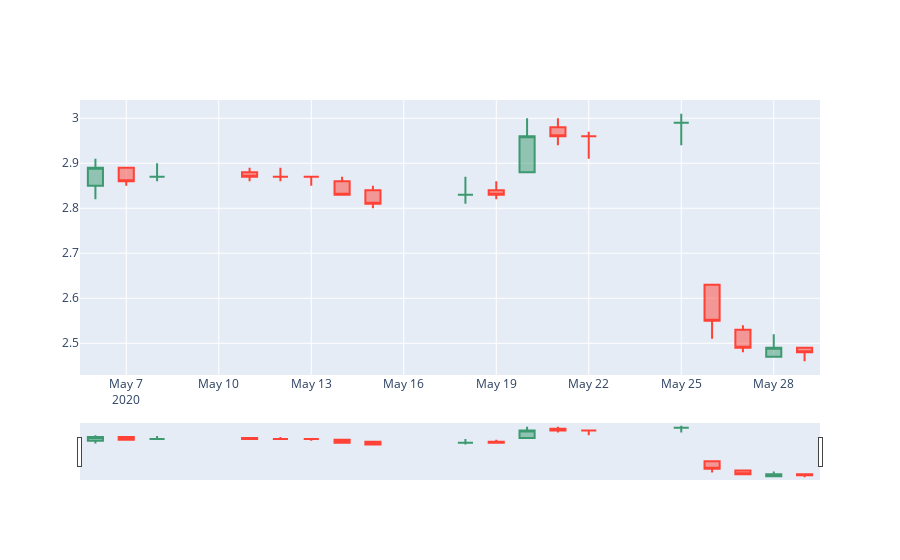

Notebook code cell kept with this figure:
### Markdown cell above
Maybe you think the price is not what it looks like in real world.

Due to the price adjustment, the price will be different from the real trading
data .

### Code cell
import plotly.graph_objects as go

fig = go.Figure(
    data=[
        go.Candlestick(
            x=df.index.get_level_values("datetime"),
            open=df["$open"] / df["$factor"],
            high=df["$high"] / df["$factor"],
            low=df["$low"] / df["$factor"],
            close=df["$close"] / df["$factor"],
        )
    ]
)
fig.show()

### Figure 1 — Plotly figure (JSON) as saved in the notebook; plotly's stock layout.template omitted (floating-point values rounded to 4 significant figures)
{"data": [{"close": [2.89, 2.86, 2.87, 2.87, 2.87, 2.87, 2.83, 2.81, 2.83, 2.83, 2.96, 2.96, 2.96, 2.99, 2.55, 2.49, 2.49, 2.48], "high": [2.91, 2.89, 2.9, 2.89, 2.89, 2.87, 2.87, 2.85, 2.87, 2.86, 3.0, 3.0, 2.97, 3.01, 2.63, 2.54, 2.52, 2.49], "low": [2.82, 2.85, 2.86, 2.86, 2.86, 2.85, 2.83, 2.8, 2.81, 2.82, 2.88, 2.94, 2.91, 2.94, 2.51, 2.48, 2.47, 2.46], "open": [2.85, 2.89, 2.87, 2.88, 2.87, 2.87, 2.86, 2.84, 2.83, 2.84, 2.88, 2.98, 2.96, 2.99, 2.63, 2.53, 2.47, 2.49], "type": "candlestick", "x": ["2020-05-06T00:00:00", "2020-05-07T00:00:00", "2020-05-08T00:00:00", "2020-05-11T00:00:00", "2020-05-12T00:00:00", "2020-05-13T00:00:00", "2020-05-14T00:00:00", "2020-05-15T00:00:00", "2020-05-18T00:00:00", "2020-05-19T00:00:00", "2020-05-20T00:00:00", "2020-05-21T00:00:00", "2020-05-22T00:00:00", "2020-05-25T00:00:00", "2020-05-26T00:00:00", "2020-05-27T00:00:00", "2020-05-28T00:00:00", "2020-05-29T00:00:00"]}], "layout": {}}
